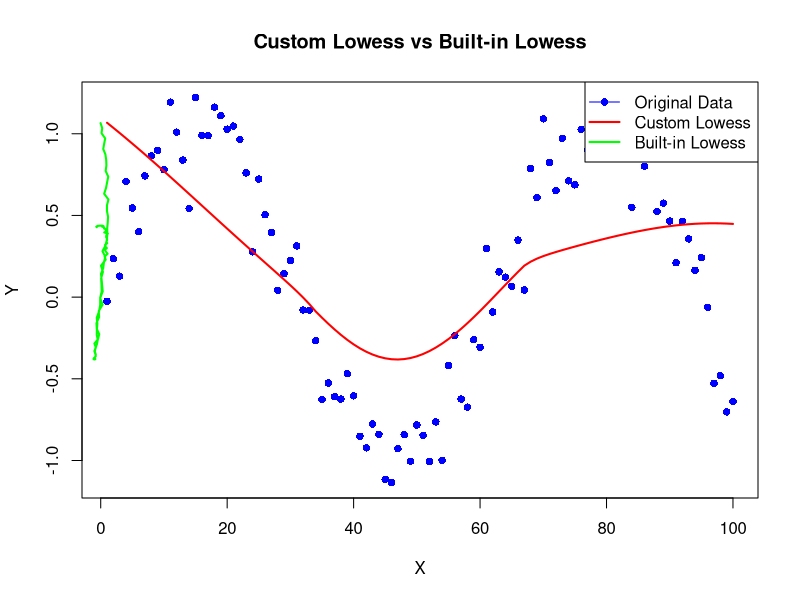

The R source for this figure:
## ---- chunk 1
rm(list = ls())
set.seed(1)
## ---- chunk 2
x<- 1:100
## ---- chunk 3
n <- length(x)
ei <- rnorm(n, mean=0 , sd=0.2)

y <- sin(x/10)+ ei
## ---- chunk 4

customLowess <- function(x, y, f = 2/3) {
  n <- length(x)  
  yhat <- numeric(n)
  k = max(ceiling(f*n),1)
  
  for (i in 1:n) {
    
    distance <- abs(x - x[i])
    neigh <- order(distance)[1:k]
    
    max_dist <- max(distance[neigh])
    
    if (max_dist ==0 ) {
      weights <- rep(1,k)
    } else {
      weights <- (1 - (distance[neigh] / max_dist)^3)^3
    }
    
    # weights[distance > max_dist] <- 0 
    
    X <- cbind(1,x[neigh])
    W <- diag(weights)
    y_neigh <- y[neigh]
    
    XtWX <- t(X) %*% W %*% X
    XtWy <- t(X) %*% W %*% y_neigh
    
    beta <- solve(XtWX, XtWy)

    yhat[i] <- beta[1] + beta[2]*x[i]
    
    

  }
  
  return(yhat)  
}

custom_lowess <- customLowess(x, y, f = 2/3)
## ---- chunk 5

Built_in_Lowess <-lowess(x, y, f = 2/3, iter = 0)$y

length(x)
length(y)
## ---- chunk 6
#| echo: false

plot(y~x, main = "Custom Lowess vs Built-in Lowess", xlab = "X", ylab = "Y", pch = 16, col = "blue")

lines(x, custom_lowess, col = "red", lwd = 2)  
lines(y, Built_in_Lowess, col = "green", lwd = 2)

legend("topright", legend = c("Original Data", "Custom Lowess", "Built-in Lowess"), 
       col = c("blue", "red", "green"), pch = c(16, NA, NA), lwd = c(1, 2, 2))
